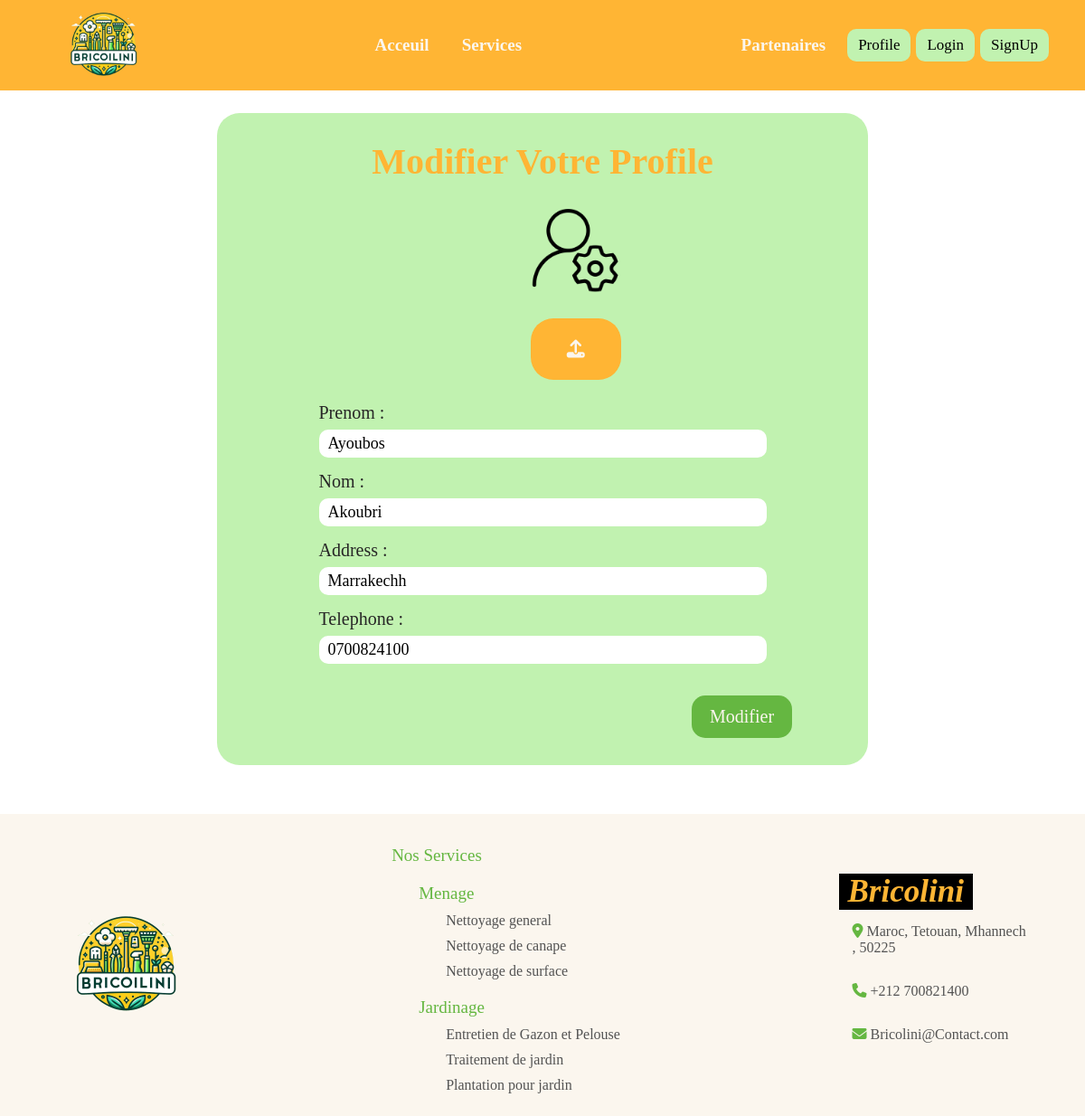
Screenshot of /Clients/editProfile with the database file from the repository.
### tables this page shows
CREATE TABLE IF NOT EXISTS `client` (
  `id` int NOT NULL AUTO_INCREMENT,
  `LastName` varchar(255) DEFAULT NULL,
  `FirstName` varchar(255) DEFAULT NULL,
  `Address` varchar(255) DEFAULT NULL,
  `Telephone` varchar(255) DEFAULT NULL,
  `image` varchar(255) DEFAULT NULL,
  `email` varchar(255) DEFAULT NULL,
  `password` varchar(255) DEFAULT NULL,
  PRIMARY KEY (`id`)
);

### Controllers/Controller.php (called while the page is built, shortened)
<?php
abstract class Controller
{
    public function loadView(string $view, array $data = [])
    {
        extract($data);
        require_once(ROOT . 'Views/' . strtolower(get_class($this)) . '/' . $view . '.php');
    }
}

### Controllers/Clients.php (called while the page is built, shortened)
<?php
class Clients extends Controller{
   public function editProfile(){
         $profile=$this->Client->getInfos(1);
         $this->loadView("edit",compact('profile'));
   }
}

### Models/Client.php (called while the page is built, shortened)
<?php
class Client extends Model{
    public function getInfos(int $id){
        $sql="SELECT LastName, FirstName, Address, Telephone,image FROM client WHERE id=$id";
        $query=self::$instance->prepare($sql);
        $query->execute();
        return $query->fetch();
    }
}

### Views/Clients/edit.php (the view, shortened to what this page needs)
<!DOCTYPE html>
<html lang="en">
<head>
    <link rel="stylesheet" href="http://localhost/Bricolini/Views/public/style/Style.css">
    <link rel="stylesheet" href="http://localhost/Bricolini/Views/public/style/Client.css">
</head>
<body>
    <?php
        require("Views/Components/Nav.php");
    ?>
    <section class="sec">
        <form method="POST" action="http://localhost/Bricolini/Clients/updateInfos" class="modifier" enctype="multipart/form-data">
            <h1>Modifier Votre Profile</h1>
            <div class="imageHolder">
                <img src="<?php echo is_null($profile['image'])?"http://localhost/Bricolini/Views/public/clientPic/icon-admin.png":$profile['image']?>"/>
            </div>
            <div class="fieldsContainer">
                <div class="imgLabel">
                    <label>
                        <i class="fa-solid fa-upload fa-lg"></i>
                        <input type="file" accept="image/*" name="pic" value=<?=$profile['image']?> />
                    </label>
                </div>
                <div>
                    <label>Prenom :</label>
                    <input type="text" name="firstName" value="<?=$profile['FirstName']?>"/>
                </div>
                <div>
                    <label>Nom :</label>
                    <input type="text" name="lastName" value="<?=$profile['LastName']?>"/>
                </div>
                <div>
                    <label>Address :</label>
                    <input type="text" name="address"  value="<?=$profile['Address']?>"/>
                </div>
                <div>
                    <label>Telephone :</label>
                    <input type="number" name="telephone"  value="<?=$profile['Telephone']?>"/>
                </div>
            </div>
            <button name="subButton" type="submit">Modifier</button>
        </form>
    </section>
    <?php
        require("Views/Components/Footer.php")
    ?>
</body>
</html>

### Views/public/style/Style.css (style rules this page uses)
* { margin: 0; padding: 0; box-sizing: border-box; }
:root { --orange:#FFB534; --white:#FBF6EE; --lightGreen:#C1F2B0; --green:#65B741; --fontSmall:'Trebuchet MS'; --fontBig:'Franklin Gothic Medium'; }
.sec { min-height: 100vh; padding-bottom: 25px; }

### Views/public/style/Client.css (style rules this page uses)
.sec { overflow-y: hidden; }
:root { --orange:#FFB534; --white:#FBF6EE; --lightGreen:#C1F2B0; --green:#65B741; --fontSmall:'Trebuchet MS'; --fontBig:'Franklin Gothic Medium'; }
.modifier { margin-top: 25px; width: 60%; margin-left: 20%; background-color: var(--lightGreen); padding: 30px; border-radius: 25px; }
.modifier h1 { margin-bottom: 25px; font-family: var(--fontBig); color: var(--orange); font-size: 40px; text-align: center; }
.modifier .imageHolder { width: 100px; height: 100px; border-radius: 50%; margin-bottom: 25px; margin-left: 48%; }
.modifier .imageHolder img { width: 100%; height: 100%; }
.modifier .fieldsContainer .imgLabel { background-color: var(--orange); padding: 25px; color: var(--white); width: 100px; margin-bottom: 25px; margin-left: 48%; text-align: center; border-radius: 25px; }
.modifier .fieldsContainer .imgLabel label { position: relative; cursor: pointer; }
.modifier .fieldsContainer .imgLabel input { position: absolute; top: -10%; z-index: -1; }
.modifier .fieldsContainer div:not(.imgLabel) { display: flex; flex-direction: column; width: 75%; margin-left: 12.5%; margin-bottom: 15px; }
.modifier .fieldsContainer div:not(.imgLabel) label { font-family: var(--fontSmall); font-size: 20px; color: rgb(39, 38, 38); margin-bottom: 7px; }
.modifier .fieldsContainer div:not(.imgLabel) input { border: none; padding: 5px 10px; outline: none; border-radius: 10px; font-size: 18px; font-family: var(--fontSmall); }
.modifier button { border: none; background-color: var(--green); color: var(--white); font-family: var(--fontBig); font-size: 20px; padding: 12px 20px; margin-left: 75%; margin-top: 20px; cursor: pointer; border-radius: 15px; }

### rows the page displays
client: firstName "Ayoubos", lastName "Akoubri", address "Marrakechh", telephone "0700824100"
